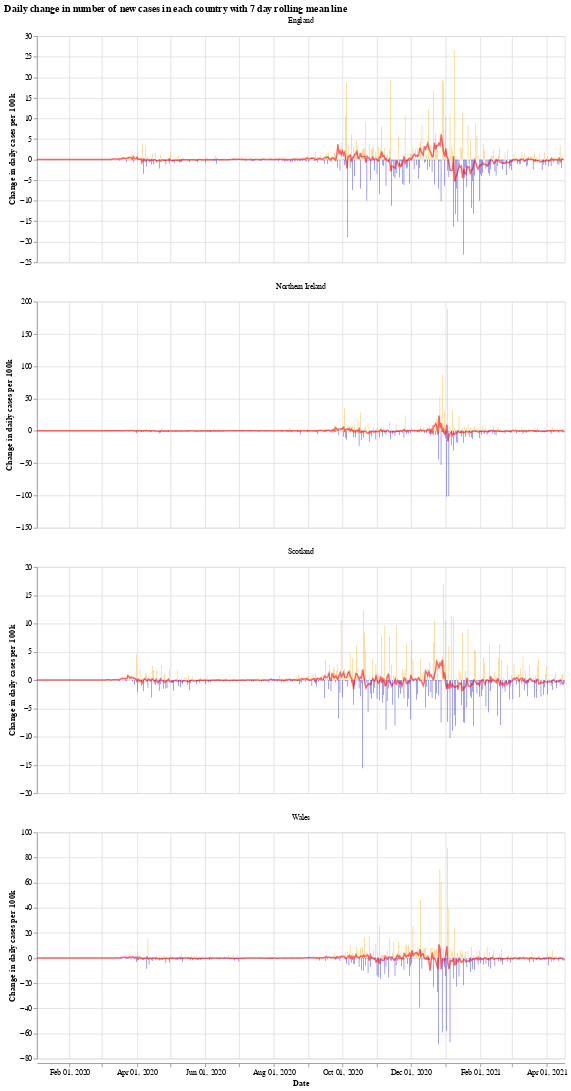

Notebook code cell kept with this figure:
### Markdown cell above
We will use the Python library `Altair` for visualising the data, see the [altair docs](https://altair-viz.github.io/) for more information.

First we have a graph which shows the daily change in the number of new cases for each country. This number jumps up and down all over the place, which is likely due to delay in reporting of new cases over the weekend. Another interesting thing is that it looks like the daily cases in Wales experienced a much shorter period of calm over the summer (calm in the sense of daily cases not jumping up and down).

The orange bars are days when the number of new cases (per 100k population) was more than the previous day, while the blue are days when the number of new cases dropped. The red line is the 7 day moving average. 

When the moving average line is below 0, it means that there is a consistent drop in new cases. We can see this clearly happening around the times that lockdowns were introduced (though, to varying degrees). I will update the graphs soon with a marker of when each lockdown started.

### Code cell
# collapse
import altair as alt

bars = alt.Chart(uk_cases).mark_bar().encode(
    x=alt.X("yearmonthdate(date):T", axis=alt.Axis(title='Date')),
    y=alt.Y("casesChangeRate:Q", axis=alt.Axis(title='Change in daily cases per 100k')),
    tooltip='casesChange',
    color=alt.condition(
        alt.datum.casesChangeRate > 0,
        alt.value("orange"),  # The positive color
        alt.value("blue")  # The negative color
    )
).properties(title='Daily change in number of new cases with 7 day rolling mean',width=700).interactive()

line = alt.Chart(uk_cases).mark_line(
    color='red',
    size=2,
    opacity=0.6
).transform_window(
    rolling_mean='mean(casesChangeRate)',
    frame=[0, 7],
    groupby=['areaName']
).encode(
    x='yearmonthdate(date):T',
    y='rolling_mean:Q'
)

alt.layer(bars, line, data=uk_cases).facet(alt.Column(
    'areaName', title=''), columns=1).resolve_scale(y='independent').properties(title='Daily change in number of new cases in each country with 7 day rolling mean line')

### Figure 1 — Vega-Lite specification as saved in the notebook (floating-point values rounded to 4 significant figures; data arrays with more than 128 entries replaced by an {"elided": "..."} marker saying what was removed)
{"config": {"view": {"continuousWidth": 400, "continuousHeight": 300}}, "data": {"name": "data-ec31f407e85bf9ffc22b1067027cd97a"}, "facet": {"type": "nominal", "field": "areaName", "title": ""}, "spec": {"layer": [{"mark": "bar", "encoding": {"color": {"condition": {"value": "orange", "test": "(datum.casesChangeRate > 0)"}, "value": "blue"}, "tooltip": {"type": "quantitative", "field": "casesChange"}, "x": {"type": "temporal", "axis": {"title": "Date"}, "field": "date", "timeUnit": "yearmonthdate"}, "y": {"type": "quantitative", "axis": {"title": "Change in daily cases per 100k"}, "field": "casesChangeRate"}}, "selection": {"selector001": {"type": "interval", "bind": "scales", "encodings": ["x", "y"]}}, "title": "Daily change in number of new cases with 7 day rolling mean", "width": 700}, {"mark": {"type": "line", "color": "red", "opacity": 0.6, "size": 2}, "encoding": {"x": {"type": "temporal", "field": "date", "timeUnit": "yearmonthdate"}, "y": {"type": "quantitative", "field": "rolling_mean"}}, "transform": [{"window": [{"op": "mean", "field": "casesChangeRate", "as": "rolling_mean"}], "frame": [0, 7], "groupby": ["areaName"]}]}]}, "columns": 1, "resolve": {"scale": {"y": "independent"}}, "title": "Daily change in number of new cases in each country with 7 day rolling mean line", "$schema": "https://vega.github.io/schema/vega-lite/v4.8.1.json", "datasets": {"data-ec31f407e85bf9ffc22b1067027cd97a": {"elided": "1880 records"}}}
